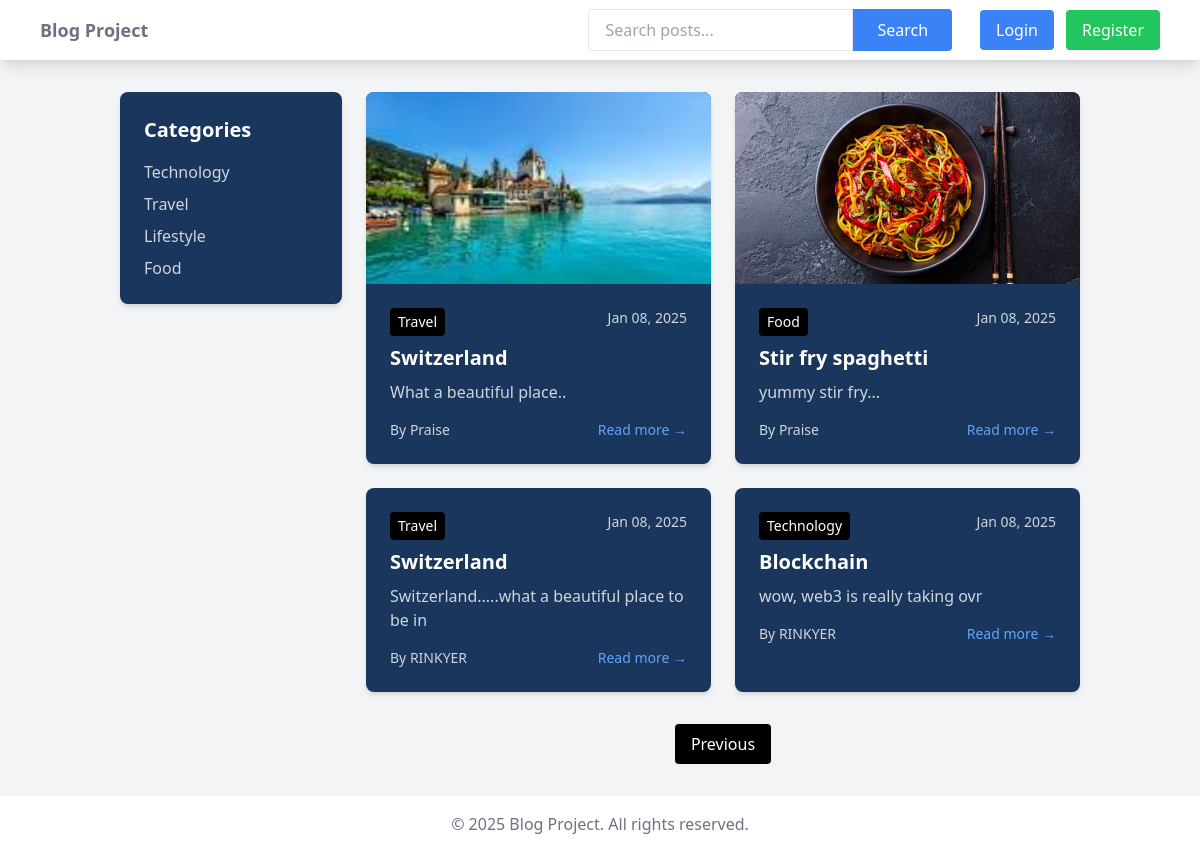
Screenshot of /?page=2 with the database file from the repository.
### blog/models.py (models this page shows, shortened)
class Category(models.Model):
    name = models.CharField(max_length=100, unique=True)
    description = models.TextField(blank=True)
    created_at = models.DateTimeField(auto_now_add=True)
    class Meta:
        verbose_name_plural = "categories"

class Post(models.Model):
    title = models.CharField(max_length=200)
    content = models.TextField()
    featured_image = models.ImageField(upload_to='blog_images/', null=True, blank=True)
    created_at = models.DateTimeField(default=timezone.now)
    updated_at = models.DateTimeField(auto_now=True)
    author = models.ForeignKey(User, on_delete=models.CASCADE, related_name='blog_posts')
    category = models.ForeignKey(Category, on_delete=models.SET_NULL, null=True, related_name='posts')
    status = models.CharField(max_length=10, choices=[
        ('draft', 'Draft'),
        ('published', 'Published')
    ], default='draft')
    likes = models.ManyToManyField(User, related_name='liked_posts', blank=True)
    class Meta:
        ordering = ['-created_at']

### blog/views.py (the view)
# urls.py: path('', views.home, name='home'),
def home(request):
    posts = Post.objects.filter(status='published').order_by('-created_at')
    categories = Category.objects.all()
    paginator = Paginator(posts, 6)  # Show 6 posts per page
    page = request.GET.get('page')
    posts = paginator.get_page(page)
    unread_notifications = 0
    if request.user.is_authenticated:
        unread_notifications = request.user.notifications.filter(is_read=False).count()
    return render(request, 'blog/home.html', {
        'posts': posts,
        'categories': categories
    })

### templates/blog/home.html (shortened to what this page needs)
{% extends 'base.html' %}
{% block content %}
<div class="container mx-auto px-4">
    <div class="grid grid-cols-1 lg:grid-cols-4 gap-6">
        <div class="lg:col-span-1">
            <div class="bg-navy-800 rounded-lg shadow-md p-6 text-white sticky top-4">
                <h2 class="text-xl font-bold mb-4">Categories</h2>
                <ul class="space-y-2">
                    {% for category in categories %}
                    <li>
                        <a href="#" class="text-gray-300 hover:text-white">
                            {{ category.name }}
                        </a>
                    </li>
                    {% endfor %}
                </ul>
            </div>
        </div>
        <div class="lg:col-span-3">
            <div class="grid grid-cols-1 md:grid-cols-2 gap-6">
                {% for post in posts %}
                <div class="bg-navy-800 rounded-lg shadow-md overflow-hidden text-white">
                    {% if post.featured_image %}
                    <img src="{{ post.featured_image.url }}" alt="{{ post.title }}" class="w-full h-48 object-cover">
                    {% endif %}
                    <div class="p-6">
                        <div class="flex justify-between items-start mb-2">
                            <span class="bg-black text-white text-sm font-medium px-2 py-1 rounded">
                                {{ post.category.name }}
                            </span>
                            <span class="text-gray-300 text-sm">
                                {{ post.created_at|date:"M d, Y" }}
                            </span>
                        </div>
                        <h2 class="text-xl font-bold mb-2">
                            <a href="{% url 'post_detail' post.pk %}" class="text-white hover:text-gray-300">
                                {{ post.title }}
                            </a>
                        </h2>
                        <p class="text-gray-300 mb-4">{{ post.content|truncatewords:30 }}</p>
                        <div class="flex justify-between items-center text-sm">
                            <span class="text-gray-300">By {{ post.author.username }}</span>
                            <a href="{% url 'post_detail' post.pk %}" class="text-blue-400 hover:text-blue-300">
                                Read more →
                            </a>
                        </div>
                    </div>
                </div>
                {% empty %}
                <div class="col-span-2 text-center py-8 bg-navy-800 rounded-lg shadow-md text-white">
                    <p>No posts yet!</p>
                </div>
                {% endfor %}
            </div>
            {% if posts.has_other_pages %}
            <div class="flex justify-center space-x-4 mt-8">
                {% if posts.has_previous %}
                <a href="?page={{ posts.previous_page_number }}" class="px-4 py-2 bg-black text-white rounded hover:bg-gray-800">Previous</a>
                {% endif %}
            </div>
            {% endif %}
        </div>
    </div>
</div>
{% endblock content %}

### templates/base.html (style rules this page uses)
.bg-navy-800 { background-color: #1a365d; }

### rows the page displays
Category: name "Technology"
Category: name "Travel"
Category: name "Lifestyle"
Category: name "Food"
Post: featured_image (picture), category.name "Travel", created_at "Jan 08, 2025", title "Switzerland", content "What a beautiful place..", author.username "Praise"
Post: featured_image (picture), category.name "Food", created_at "Jan 08, 2025", title "Stir fry spaghetti", content "yummy stir fry...", author.username "Praise"
Post: category.name "Travel", created_at "Jan 08, 2025", title "Switzerland", content "Switzerland.....what a beautiful place to be in", author.username "RINKYER"
Post: category.name "Technology", created_at "Jan 08, 2025", title "Blockchain", content "wow, web3 is really taking ovr", author.username "RINKYER"
